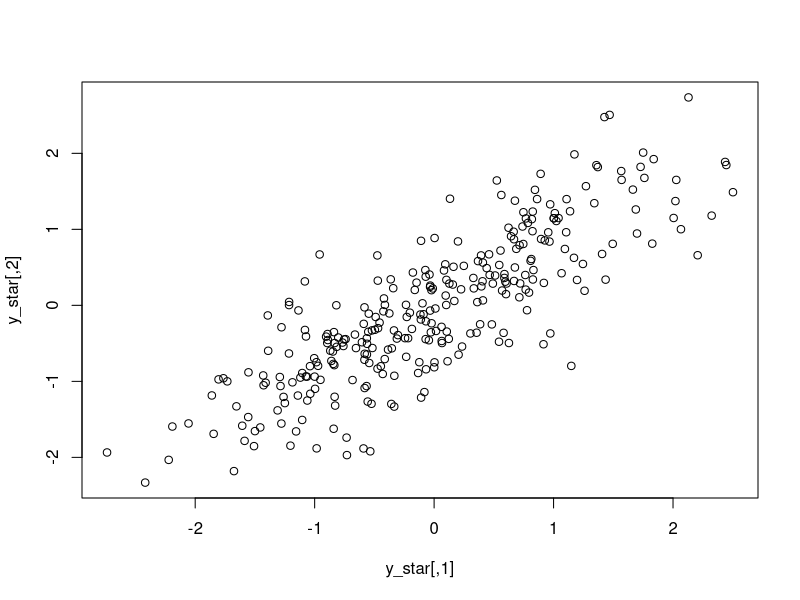

Recreate this plot in R.
# generating data from a multivariate probit model
n <- 300 # number of observations
d <- 2 # number of dimensions

corr <- runif(1, -.95, .95)
Rho <- matrix(c(1, corr, corr, 1), nrow = 2)
L_Rho <- chol(Rho)

y_star <- array(rnorm(n * d), dim = c(n, d)) %*% L_Rho
cor(y_star)

plot(y_star)

y <- ifelse(y_star > 0, 1, 0)

